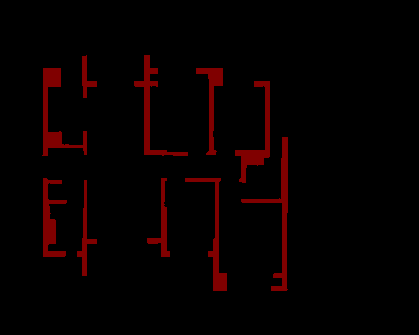
#> input picture DataProcess/mask2wall/data/masks/(T3) 12#楼105户型平面图（镜像）-2-detect2.png, 419 x 335 px
$ python deal_mask1.py
#> lines starting #> are read from the running program, lines starting #| are printed output that depends on the picture; after the words box and inside, x2 and y2 are one past the last pixel; in counts of white or black regions, pixels touching at a corner belong together
# 生成掩模图矢量化尝试
import os
import cv2
import numpy as np
import json
from skimage import measure, io
import matplotlib.pyplot as plt
from PIL import Image
import shutil

def imgRead(imgpath):
    if not os.path.exists(imgpath):
        print('img path not exist')
        return None
    return cv2.imdecode(np.fromfile(imgpath, dtype=np.uint8), cv2.IMREAD_COLOR)
#> returned value is the input picture: shape (335, 419, 3); mean B, G, R 0, 0, 7.1

# [5 lines left out: function imgReadGray, not called in this run]

def imgWrite(imgpath, img):
    cv2.imencode(os.path.splitext(imgpath)[1], img)[1].tofile(imgpath)

def filter_contours(contours, min_area=100):
    filtered_contours = [cnt for cnt in contours if cv2.contourArea(cnt) > min_area]
    return filtered_contours

# [269 lines left out: functions close_contour, binary_mask_to_polygon, get_binary_contours, get_binary_contours2, get_binary_contours3, get_binary_contours4 and 4 more, not called in this run]

def smooth_wall_aera():
    imgpath = '../data/masks/(T3) 12#楼105户型平面图（镜像）-2-detect2.png'
    imgout = '../data/tmp_res'
    im = imgRead(imgpath)
    im_gray = cv2.cvtColor(im, cv2.COLOR_BGR2GRAY)
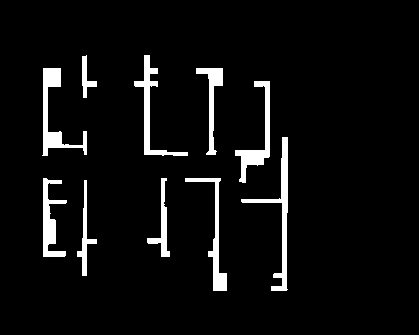
#> im_gray: shape (335, 419); values 0 (black) and 38 (white), 5.5% white; 10 white regions, largest, box (x1, y1, x2, y2) and area: (241, 137, 288, 291) 1151, (42, 68, 87, 156) 1075, (235, 81, 270, 183) 938
    _, im_bin = cv2.threshold(im_gray, 10, 255, cv2.THRESH_BINARY)

    kernel = np.ones((5, 5), np.uint8)

    # 进行形态学开运算
    opening = cv2.morphologyEx(im_bin, cv2.MORPH_OPEN, kernel)
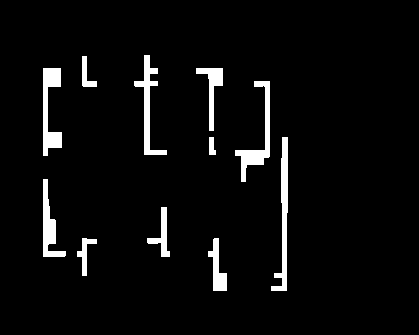
#> opening: shape (335, 419); 4.6% white; 11 white regions, largest, box (x1, y1, x2, y2) and area: (271, 137, 288, 291) 986, (235, 81, 270, 182) 926, (43, 68, 62, 156) 911

    # 进行形态学闭运算
    closing = cv2.morphologyEx(opening, cv2.MORPH_CLOSE, kernel)
#> closing: shape (335, 419); 4.6% white; 11 white regions, largest, box (x1, y1, x2, y2) and area: (271, 137, 288, 291) 986, (235, 81, 270, 182) 927, (43, 68, 62, 156) 911

    imgWrite(os.path.join(imgout, 'res-opening.png'), opening)
    imgWrite(os.path.join(imgout, 'res-closing.png'), closing)
    print('----- finish -----')
    # cv2.imshow('im_bin', im_bin)
    # cv2.waitKey()
    # cv2.destroyAllWindows()

# [51 lines left out: functions createLabelmeJson, get_imgs, not called in this run]


if __name__ == '__main__':
    # get_binary_contours4()
    # get_contours_batch()
    # get_imgs()
    smooth_wall_aera()
